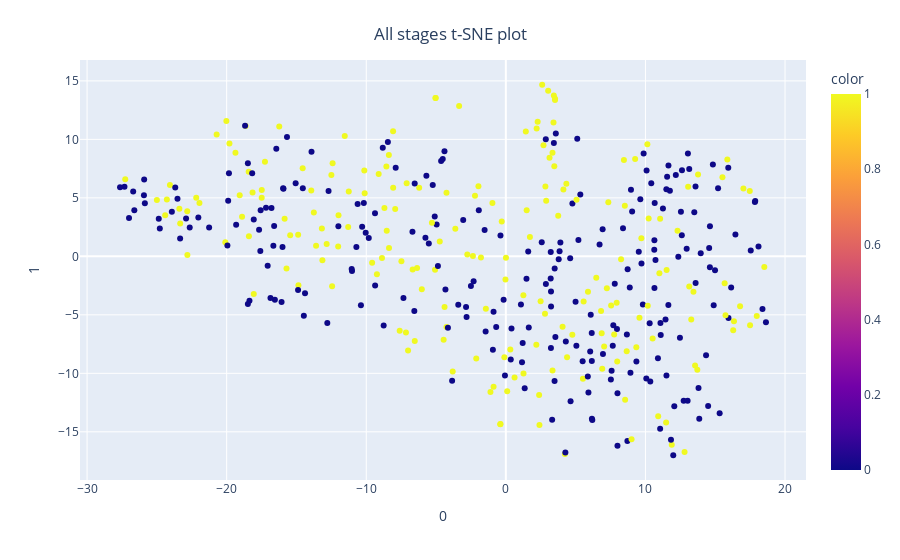

The cell this chart's notebook holds for it:
### Code cell
from sklearn.manifold import TSNE
import plotly.express as px


features = X

tsne = TSNE(n_components=2, random_state=0)
projections = tsne.fit_transform(features)

fig = px.scatter(
    projections, x=0, y=1,
    color=y
)

fig.update_layout(
    title={
        'text': "All stages t-SNE plot",
        'y':0.95,
        'x':0.5,
        'xanchor': 'center',
        'yanchor': 'top'})

fig.show()

### Figure 1 — Plotly figure (JSON) as saved in the notebook; plotly's stock layout.template omitted (floating-point values rounded to 4 significant figures; data arrays with more than 128 entries replaced by an {"elided": "..."} marker saying what was removed)
{"data": [{"hovertemplate": "0=%{x}<br>1=%{y}<br>color=%{marker.color}<extra></extra>", "legendgroup": "", "marker": {"color": {"elided": "422 int values"}, "coloraxis": "coloraxis", "symbol": "circle"}, "mode": "markers", "name": "", "orientation": "v", "showlegend": false, "type": "scatter", "x": {"elided": "422 float values"}, "xaxis": "x", "y": {"elided": "422 float values"}, "yaxis": "y"}], "layout": {"autosize": true, "coloraxis": {"colorbar": {"title": {"text": "color"}}, "colorscale": [[0, "#0d0887"], [0.1111, "#46039f"], [0.2222, "#7201a8"], [0.3333, "#9c179e"], [0.4444, "#bd3786"], [0.5556, "#d8576b"], [0.6667, "#ed7953"], [0.7778, "#fb9f3a"], [0.8889, "#fdca26"], [1, "#f0f921"]]}, "legend": {"tracegroupgap": 0}, "margin": {"t": 60}, "title": {"text": "All stages t-SNE plot", "x": 0.5, "xanchor": "center", "y": 0.95, "yanchor": "top"}, "xaxis": {"anchor": "y", "autorange": true, "domain": [0, 1], "range": [-30.53, 21.52], "title": {"text": "0"}, "type": "linear"}, "yaxis": {"anchor": "x", "autorange": true, "domain": [0, 1], "range": [-19.46, 17.12], "title": {"text": "1"}, "type": "linear"}}}
